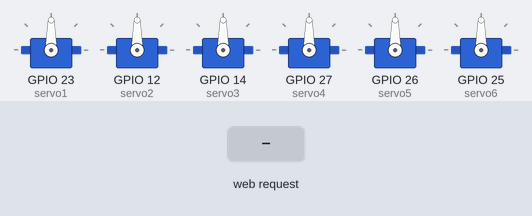
A sketch run on a simulated ESP32. Parts: 6 × servo. The inputs (shaded band) are chosen by the test bench. WiFi joins after 1.5 s; servers stay silent unless stated; what the sketch prints to the serial monitor is not drawn.

Above: at 3.2 s.
3.3 s: HTTP request GET /setServos received
At 3.6 s:
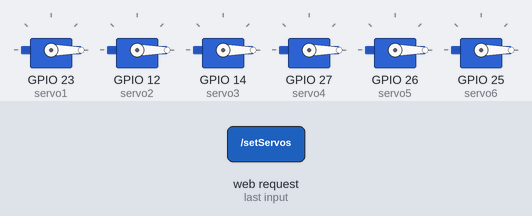
4.8 s: HTTP request GET /setServos?s1=120 received
At 6.0 s:
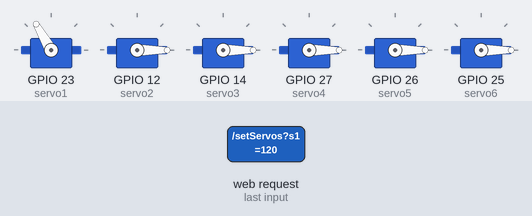
6.3 s: HTTP request GET /setServos?s2=120 received
At 7.1 s:
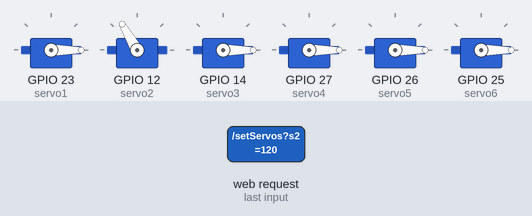
7.8 s: HTTP request GET /setServos?s3=120 received
At 8.3 s:
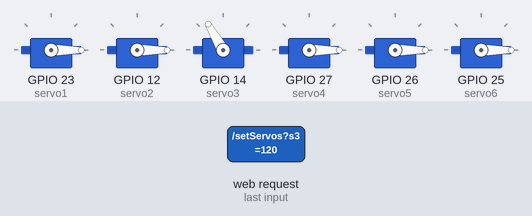
9.3 s: HTTP request GET /setServos?s1=120&s2=120&s3=120 received
At 10.5 s:
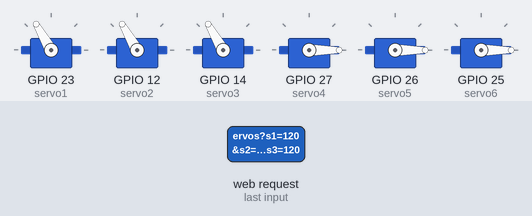
10.8 s: HTTP request GET /setServos?s1=0 received
At 11.7 s:
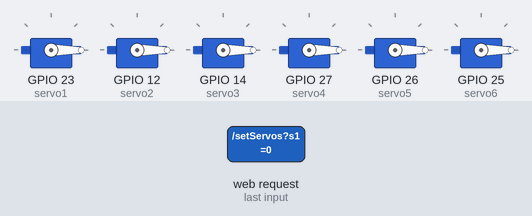
Timing chart, 0 to 13.3 s (numbered marks = the images above; inputs shaded):
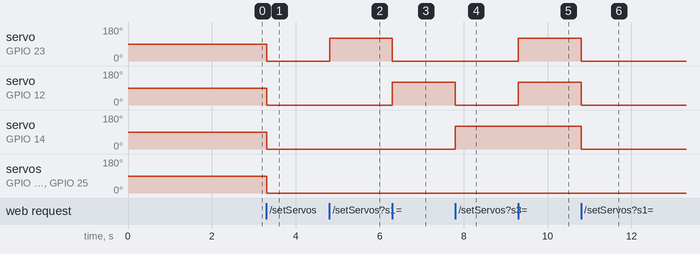

The sketch:

Web_Server_preperforada_23_12_14_27_26_25.ino
```cpp
// Abre el monitor serial, verifica los baudios, copia la ip y pegala en un un navegador (de preferencia Chrome)
// Colocas el nombre de tu red y contraseña
#include <WiFi.h>
#include <ESPAsyncWebSrv.h>
#include <Servo.h>

const char* ssid = "NOMBRERED";
const char* password = "PASSWORD";

// Create an instance of the AsyncWebServer
AsyncWebServer server(80);

Servo servo1;
Servo servo2;
Servo servo3;
Servo servo4;
Servo servo5;
Servo servo6;

int servo1Pos = 90; // Initial position for servo 1
int servo2Pos = 90; // Initial position for servo 2
int servo3Pos = 90; // Initial position for servo 3
int servo4Pos = 90; // Initial position for servo 4
int servo5Pos = 90; // Initial position for servo 5
int servo6Pos = 90; // Initial position for servo 6

void setup() {
  // Initialize Serial Monitor
  Serial.begin(115200);

  // Connect to Wi-Fi
  WiFi.begin(ssid, password);
  while (WiFi.status() != WL_CONNECTED) {
    delay(1000);
    Serial.println("Connecting to WiFi...");
  }
  // Initialize servo motors
  servo1.attach(23);
  servo2.attach(12);
  servo3.attach(14);
  servo4.attach(27);
  servo5.attach(26);
  servo6.attach(25);

  // Print ESP32 IP address
  Serial.println("Connected to WiFi");
  Serial.print("IP Address: ");
  Serial.println(WiFi.localIP());

 server.on("/", HTTP_GET, [](AsyncWebServerRequest *request){
    String html = "<html><body>";
    html += "<h1>Servo Control</h1>";
    html += "<p>Servo 1: <input type='range' min='0' max='180' value='90' id='servo1Slider'></p>";
    html += "<p>Servo 2: <input type='range' min='0' max='180' value='90' id='servo2Slider'></p>";
    html += "<p>Servo 3: <input type='range' min='0' max='180' value='90' id='servo3Slider'></p>";
    html += "<p>Servo 4: <input type='range' min='0' max='180' value='90' id='servo4Slider'></p>";
    html += "<p>Servo 5: <input type='range' min='0' max='180' value='90' id='servo5Slider'></p>";
    html += "<p>Servo 6: <input type='range' min='0' max='180' value='90' id='servo6Slider'></p>";
    html += "<button onclick='updateServos()'>Apply</button>";
    html += "<script>";
    html += "function updateServos() {";
    html += "var servo1Value = document.getElementById('servo1Slider').value;";
    html += "var servo2Value = document.getElementById('servo2Slider').value;";
    html += "var servo3Value = document.getElementById('servo3Slider').value;";
    html += "var servo4Value = document.getElementById('servo4Slider').value;";
    html += "var servo5Value = document.getElementById('servo5Slider').value;";
    html += "var servo6Value = document.getElementById('servo6Slider').value;";
    html += "var xhr = new XMLHttpRequest();";
    html += "xhr.open('GET', '/setServos?s1=' + servo1Value + '&s2=' + servo2Value + '&s3=' + servo3Value + '&s4=' + servo4Value + '&s5=' + servo5Value + '&s6=' + servo6Value, true);";
    html += "xhr.send();";
    html += "}";
    html += "</script>";
    html += "</body></html>";
    request->send(200, "text/html", html);
  });

  server.on("/setServos", HTTP_GET, [](AsyncWebServerRequest *request){
    int s1 = request->arg("s1").toInt();
    int s2 = request->arg("s2").toInt();
    int s3 = request->arg("s3").toInt();
    int s4 = request->arg("s4").toInt();
    int s5 = request->arg("s5").toInt();
    int s6 = request->arg("s6").toInt();
    servo1.write(s1);
    servo2.write(s2);
    servo3.write(s3);
    servo4.write(s4);
    servo5.write(s5);
    servo6.write(s6);
    request->send(200, "text/plain", "Servos updated");
  });

  server.begin();
}


void loop() {

}
```

Measured:
- after the input at 3.3 s, servo on GPIO 23 (servo1), servo on GPIO 12 (servo2), servo on GPIO 14 (servo3), servo on GPIO 27 (servo4), servo on GPIO 26 (servo5), servo on GPIO 25 (servo6): 90° → 0° at once
- after the input at 4.8 s, servo on GPIO 23 (servo1): 0° → 120° at once
- after the input at 6.3 s, servo on GPIO 23 (servo1): 120° → 0° at once; servo on GPIO 12 (servo2): 0° → 120° at once
- after the input at 7.8 s, servo on GPIO 12 (servo2): 120° → 0° at once; servo on GPIO 14 (servo3): 0° → 120° at once
- after the input at 9.3 s, servo on GPIO 23 (servo1), servo on GPIO 12 (servo2): 0° → 120° at once
- after the input at 10.8 s, servo on GPIO 23 (servo1), servo on GPIO 12 (servo2), servo on GPIO 14 (servo3): 120° → 0° at once
